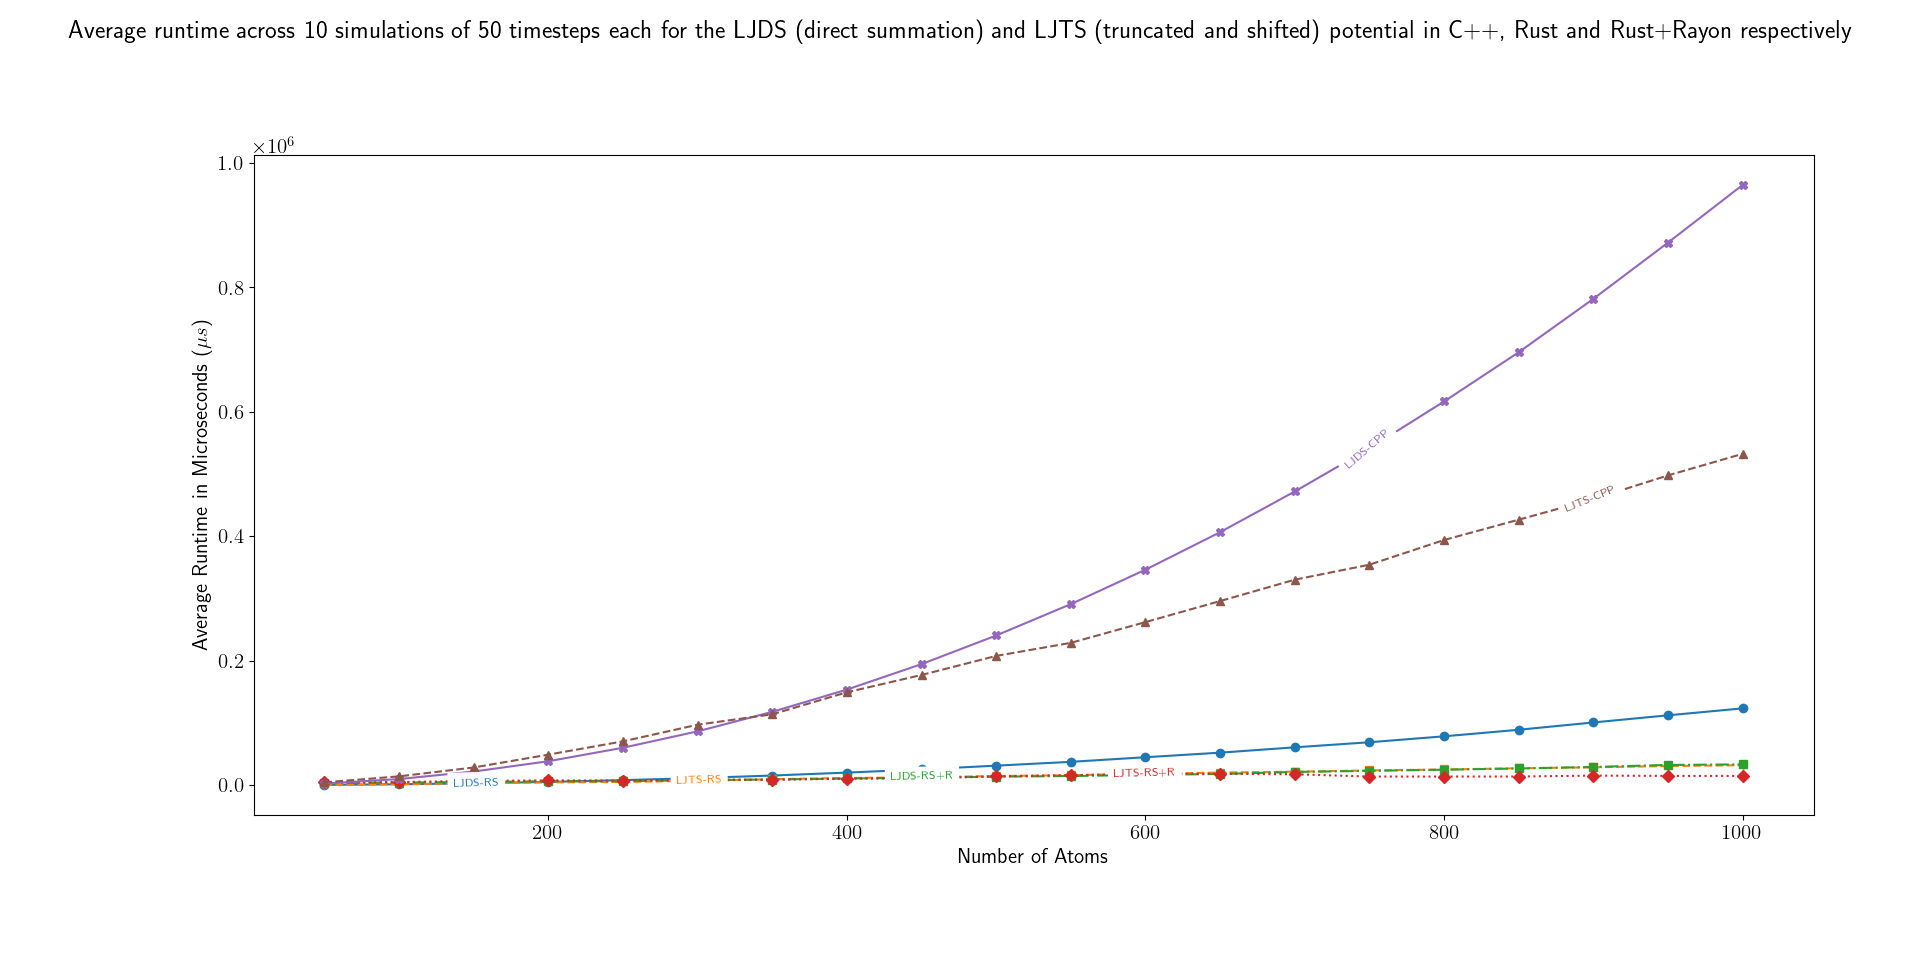

Python code for this plot:
# type: ignore

from math import atan2, degrees
from itertools import cycle
import numpy as np
import matplotlib.pyplot as plt
plt.rcParams['text.usetex'] = True
plt.rcParams.update({'font.size': 15})


def labelLine(line, x, label=None, align=True, **kwargs):
    # FUNCTION LABELLINE FROM:
    # https://stackoverflow.com/questions/16992038/how-to-place-inline-labels-in-a-line-plot
    # AS AVAILABLE AT:
    # https://github.com/cphyc/matplotlib-label-lines
    # UNDER THE MIT LICENSE

    ax = line.axes
    xdata = line.get_xdata()
    ydata = line.get_ydata()

    if (x < xdata[0]) or (x > xdata[-1]):
        print('x label location is outside data range!')
        return

    # Find corresponding y co-ordinate and angle of the line
    ip = 1
    for i in range(len(xdata)):
        if x < xdata[i]:
            ip = i
            break

    y = ydata[ip-1] + (ydata[ip]-ydata[ip-1]) * \
        (x-xdata[ip-1])/(xdata[ip]-xdata[ip-1])

    if not label:
        label = line.get_label()

    if align:
        # Compute the slope
        dx = xdata[ip] - xdata[ip-1]
        dy = ydata[ip] - ydata[ip-1]
        ang = degrees(atan2(dy, dx))

        # Transform to screen co-ordinates
        pt = np.array([x, y]).reshape((1, 2))
        trans_angle = ax.transData.transform_angles(np.array((ang,)), pt)[0]

    else:
        trans_angle = 0

    # Set a bunch of keyword arguments
    if 'color' not in kwargs:
        kwargs['color'] = line.get_color()

    if ('horizontalalignment' not in kwargs) and ('ha' not in kwargs):
        kwargs['ha'] = 'center'

    if ('verticalalignment' not in kwargs) and ('va' not in kwargs):
        kwargs['va'] = 'center'

    if 'backgroundcolor' not in kwargs:
        kwargs['backgroundcolor'] = ax.get_facecolor()

    if 'clip_on' not in kwargs:
        kwargs['clip_on'] = True

    if 'zorder' not in kwargs:
        kwargs['zorder'] = 2.5

    ax.text(x, y, label, rotation=trans_angle, **kwargs)


def labelLines(lines, align=True, xvals=None, **kwargs):

    ax = lines[0].axes
    labLines = []
    labels = []

    # Take only the lines which have labels other than the default ones
    for line in lines:
        label = line.get_label()
        if "_line" not in label:
            labLines.append(line)
            labels.append(label)

    if xvals is None:
        xmin, xmax = ax.get_xlim()
        xvals = np.linspace(xmin, xmax, len(labLines)+2)[1:-1]

    for line, x, label in zip(labLines, xvals, labels):
        labelLine(line, x, label, align, **kwargs)


# MY OWN FUNCTIONS FROM HERE ON


# read data from csv and plot it
def plot_from_csv(filename: str, firstcol: str, name: str, plot_stddev: bool):
    stddev_low: list[float] = []
    stddev_high: list[float] = []
    xs: list[float] = []
    ys: list[float] = []
    with open(filename) as run_rs:
        for line in run_rs.readlines()[1:]:
            split = line.split(",")
            if split[0] == firstcol:
                xs += [float(split[1])]
                ys += [float(split[2])]
                stddev_low += [float(split[2])-float(split[5])]
                stddev_high += [float(split[2])+float(split[5])]
    color = next(plt.gca()._get_lines.prop_cycler)['color']
    plt.plot(xs, ys, next(linestyles), label=name,
             marker=next(markerstyles), color=color)
    if plot_stddev:
        plt.fill_between(xs, stddev_low, stddev_high, color=color, alpha=0.2)


# cycle through styles to improve readability
linestyles = cycle([".-", "--", "-.", ":"])
markerstyles = cycle(["o", "v", "s", "D", "X", "^", "*"])


# plot the data
def plot_all_sets(log: bool, legend: bool, plot_stddev: bool):
    # setup titles, legends etc
    plt.suptitle("Average runtime across 10 simulations of 50 timesteps each for the LJDS (direct summation) \
                and LJTS (truncated and shifted) potential in C++, Rust and Rust+Rayon respectively")
    plt.xlabel(r"Number of Atoms")
    plt.ylabel(r"Average Runtime in Microseconds ($\mu s$)")
    plt.tight_layout()
    plt.gcf().set_size_inches(18., 9., forward=True)
    plot_from_csv("../builddir/runtimes.csv",
                  "direct", "LJDS-CPP", plot_stddev)
    plot_from_csv("../builddir/runtimes.csv", "ljts", "LJTS-CPP", plot_stddev)
    plot_from_csv("../rust/runtimes.csv", "direct", "LJDS-RS", plot_stddev)
    plot_from_csv("../rust/runtimes_par.csv",
                  "direct", "LJDS-RS+R", plot_stddev)
    plot_from_csv("../rust/runtimes.csv", "ljts", "LJTS-RS", plot_stddev)
    plot_from_csv("../rust/runtimes_par.csv", "ljts", "LJTS-RS+R", plot_stddev)
    if legend:
        plt.legend(fontsize="12")
    else:
        labelLines(plt.gca().get_lines(), zorder=2.5, fontsize=8)
    if log:
        plt.yscale("log")
    else:
        plt.yscale("linear")
    if plot_stddev:
        plt.figtext(0.5, 0.02, "(shaded regions show the corrected standard deviation)", ha="center",
                    fontsize=10)
    # plt.show()
    plt.savefig("runtimes"
                + ("_log" if log else "")
                + ("_legend" if legend else "")
                + ("_stddev" if plot_stddev else "")
                + ".png")
    plt.clf()


# plot all variations of the graph and save to file
for log in [True, False]:
    for legend in [True, False]:
        for plot_stddev in [True, False]:
            plot_all_sets(log, legend, plot_stddev)

# plot_from_csv("../builddir/runtimes_ts.csv", "ljts", "LJTS-CPP")
# plot_from_csv("../rust/runtimes_ts.csv", "ljts", "LJTS-RS")
# plot_from_csv("../rust/runtimes_ts_par.csv", "ljts", "LJTS-RS+R")
